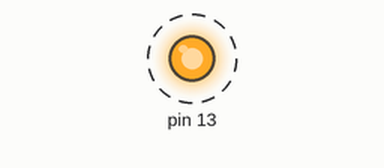
Recording of a sketch running on a simulated Arduino Uno, built with avr-gcc and run on an emulated ATmega328P. Shown: output pins drawn as LEDs (lit = HIGH). Dashed ring = blinking.

Above: at 0.5 s.
Timing chart, 0 to 4.6 s (numbered marks = the images above):
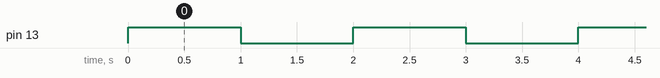

Measured:
- by itself, pin 13: alternates HIGH for 1.0 s and LOW for 1.0 s

The sketch:

vol.ino
```cpp
//#include <Arduino.h>
//#include <WiFiMulti.h>
//

//#define WIFI_SSID "MPPT Rev 2.3"
//#define WIFI_PASSWORD "Mppt_N3t"
//
//WiFiMulti wifiMulti;

void setup()
{
  Serial.begin(115200);
  pinMode(13, OUTPUT);
//  pinMode(LED_BUILTIN, OUTPUT);
//
//  wifiMulti.addAP(WIFI_SSID, WIFI_PASSWORD);
//  Serial.print("Connecting");
//
//  while (wifiMulti.run() != WL_CONNECTED)
//  {
//    delay(100);
//    Serial.print(".");
//  }
//  Serial.println("Connected!!");
}

void loop()
{
//  for(int i = 0; i<n; i++){
//    analogWrite(13, i);
//  }
  digitalWrite(13, HIGH);
  delay(1000);
  digitalWrite(13, LOW);
  delay(1000);
//  digitalWrite(LED_BUILTIN, WiFi.status() == WL_CONNECTED);
}
```
